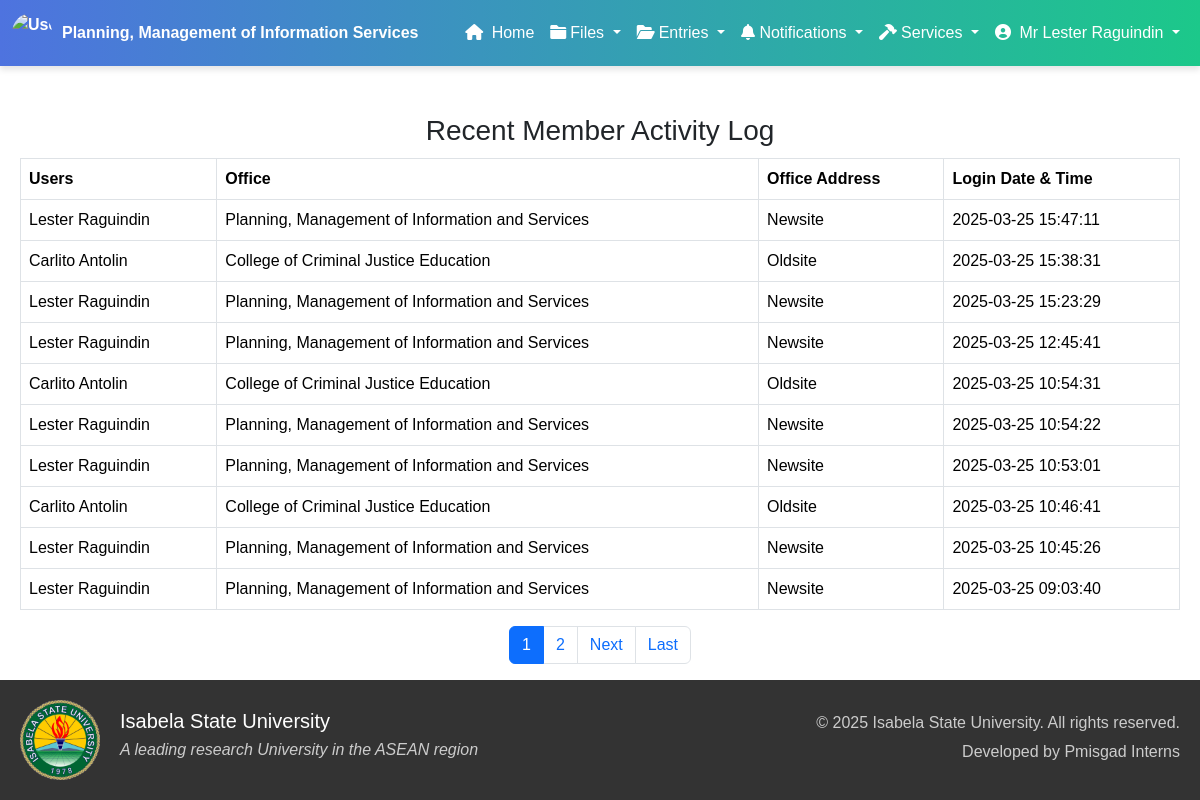
Page /admin/activity_log.php (signed in) on the earlier database version.
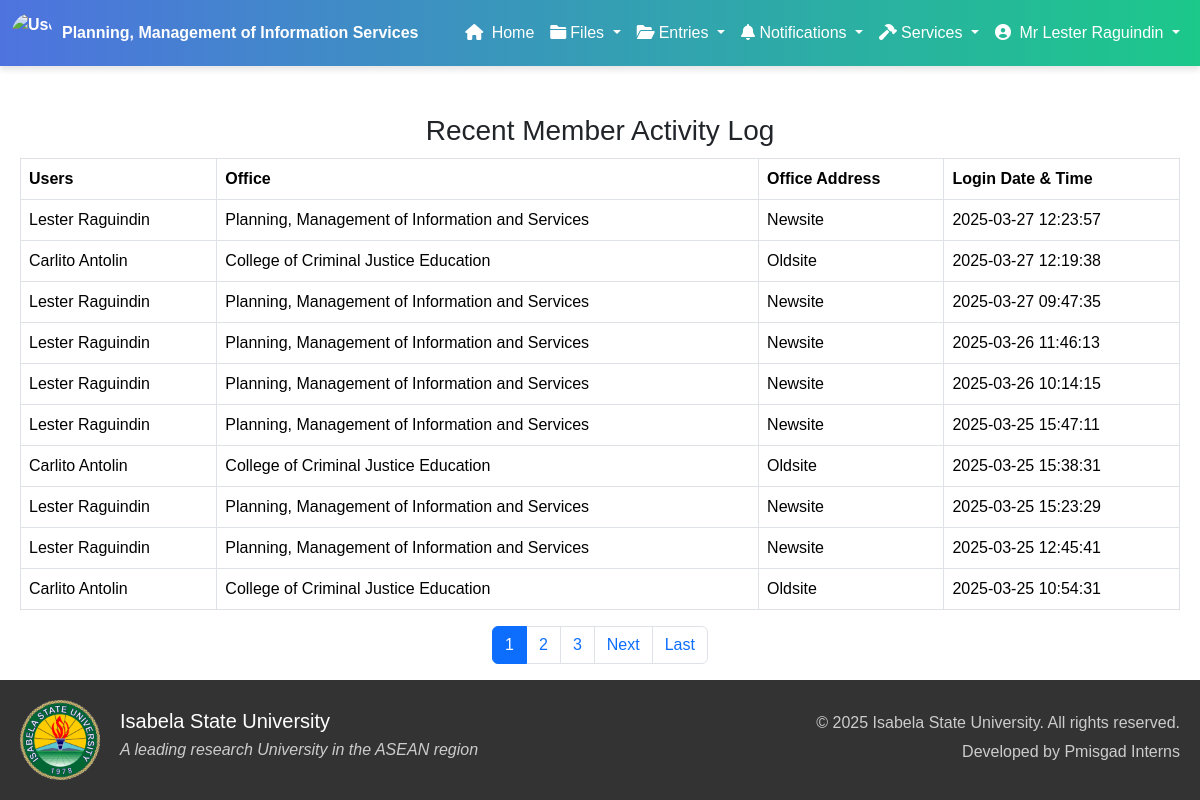
Same page on the later database version.
### tables this page shows
CREATE TABLE `member_activitylog` (
  `log_id` int(11) NOT NULL,
  `member_id` int(11) NOT NULL,
  `login_datetime` datetime DEFAULT current_timestamp(),
  `office_id` int(11) NOT NULL,
  `office_address` varchar(255) NOT NULL
);

CREATE TABLE `member` (
  `member_id` int(11) NOT NULL,
  `member_first` varchar(100) DEFAULT NULL,
  `member_last` varchar(100) DEFAULT NULL,
  `member_gender` varchar(100) DEFAULT NULL,
  `username` varchar(50) DEFAULT NULL,
  `password` varchar(50) DEFAULT NULL,
  `office_id` int(11) DEFAULT NULL,
  `salut_id` int(11) DEFAULT NULL,
  `rank_id` int(11) DEFAULT NULL,
  `designation_id` int(11) DEFAULT NULL,
  `failed_attempts` int(11) DEFAULT 0,
  `last_failed_attempt` timestamp NULL DEFAULT NULL,
  `is_suspended` tinyint(1) DEFAULT 0,
  `role` varchar(10) DEFAULT NULL
);

CREATE TABLE `office_name` (
  `office_id` int(11) NOT NULL,
  `office_name` varchar(100) NOT NULL,
  `office_address` varchar(50) NOT NULL
);

### admin/activity_log.php (the view, shortened to what this page needs)
<?php
include '../components/config.php';
$limit = 10;
$page = isset($_GET['page']) ? (int)$_GET['page'] : 1;
$start = ($page - 1) * $limit;
$total_query = "SELECT COUNT(*) as total FROM member_activityLog";
$total_result = mysqli_query($con, $total_query);
$total_row = mysqli_fetch_assoc($total_result);
$total_entries = $total_row['total'];
$total_pages = ceil($total_entries / $limit);
$query = "SELECT mal.*, m.member_first, m.member_last, o.office_name, mal.office_address
          FROM member_activityLog mal
          JOIN member m ON mal.member_id = m.member_id
          JOIN office_name o ON mal.office_id = o.office_id
          ORDER BY mal.login_datetime DESC
          LIMIT $start, $limit";
$result = mysqli_query($con, $query);
?>
<!DOCTYPE html>
<html lang="en">
<head>
    <link href="https://cdn.jsdelivr.net/npm/bootstrap@5.3.0/dist/css/bootstrap.min.css" rel="stylesheet">
    <link href="https://cdnjs.cloudflare.com/ajax/libs/font-awesome/6.0.0-beta3/css/all.min.css" rel="stylesheet">
    <link rel="stylesheet" href="https://cdn.jsdelivr.net/npm/bootstrap@5.3.3/dist/css/bootstrap.min.css">
    <link rel="stylesheet" href="../styles/styles.css">
    <link rel="stylesheet" href="../styles/darkLight.css">
</head>
<body>
    <?php include '../components/header_admin.php'; ?>
    <div class="container fade-in mt-5">
        <h3 class="card-title card-muted text-center">Recent Member Activity Log</h3>
        <table class="table table-bordered" style="margin-top: 10px;">
            <thead>
                <tr>
                    <th>Users</th>
                    <th>Office</th>
                    <th>Office Address</th>
                    <th>Login Date & Time</th>
                </tr>
            </thead>
            <tbody>
                <?php while ($row = mysqli_fetch_assoc($result)) { ?>
                    <tr>
                        <td><?php echo $row['member_first'] . ' ' . $row['member_last']; ?></td>
                        <td><?php echo $row['office_name']; ?></td>
                        <td><?php echo isset($row['office_address']) ? $row['office_address'] : 'N/A'; ?></td>
                        <td><?php echo $row['login_datetime']; ?></td>
                    </tr>
                <?php } ?>
            </tbody>
        </table>
        <nav>
            <ul class="pagination justify-content-center">
                <?php for ($i = 1; $i <= $total_pages; $i++): ?>
                    <li class="page-item <?php if ($i == $page) echo 'active'; ?>">
                        <a class="page-link" href="?page=<?php echo $i; ?>"><?php echo $i; ?></a>
                    </li>
                <?php endfor; ?>
                <?php if ($page < $total_pages): ?>
                    <li class="page-item">
                        <a class="page-link" href="?page=<?php echo $page + 1; ?>">Next</a>
                    </li>
                    <li class="page-item">
                        <a class="page-link" href="?page=<?php echo $total_pages; ?>">Last</a>
                    </li>
                <?php endif; ?>
            </ul>
        </nav>
    </div>
    <?php include '../components/footer.php'; ?>
</body>
</html>

Differences in the rows shown:
no longer on this page (row unchanged): member_activitylog: member.member_first "Lester", member.member_last "Raguindin", office.office_name "Planning, Management of Information and Services", office_address "Newsite", login_datetime "2025-03-25 10:54:22"
no longer on this page (row unchanged): member_activitylog: member.member_first "Lester", member.member_last "Raguindin", office.office_name "Planning, Management of Information and Services", office_address "Newsite", login_datetime "2025-03-25 10:53:01"
no longer on this page (row unchanged): member_activitylog: member.member_first "Carlito", member.member_last "Antolin", office.office_name "College of Criminal Justice Education", office_address "Oldsite", login_datetime "2025-03-25 10:46:41"
no longer on this page (row unchanged): member_activitylog: member.member_first "Lester", member.member_last "Raguindin", office.office_name "Planning, Management of Information and Services", office_address "Newsite", login_datetime "2025-03-25 10:45:26"
no longer on this page (row unchanged): member_activitylog: member.member_first "Lester", member.member_last "Raguindin", office.office_name "Planning, Management of Information and Services", office_address "Newsite", login_datetime "2025-03-25 09:03:40"
added member_activitylog: member.member_first "Lester", member.member_last "Raguindin", office.office_name "Planning, Management of Information and Services", office_address "Newsite", login_datetime "2025-03-27 12:23:57"
added member_activitylog: member.member_first "Carlito", member.member_last "Antolin", office.office_name "College of Criminal Justice Education", office_address "Oldsite", login_datetime "2025-03-27 12:19:38"
added member_activitylog: member.member_first "Lester", member.member_last "Raguindin", office.office_name "Planning, Management of Information and Services", office_address "Newsite", login_datetime "2025-03-27 09:47:35"
added member_activitylog: member.member_first "Lester", member.member_last "Raguindin", office.office_name "Planning, Management of Information and Services", office_address "Newsite", login_datetime "2025-03-26 11:46:13"
added member_activitylog: member.member_first "Lester", member.member_last "Raguindin", office.office_name "Planning, Management of Information and Services", office_address "Newsite", login_datetime "2025-03-26 10:14:15"
Other differences:
new list line: "3"
